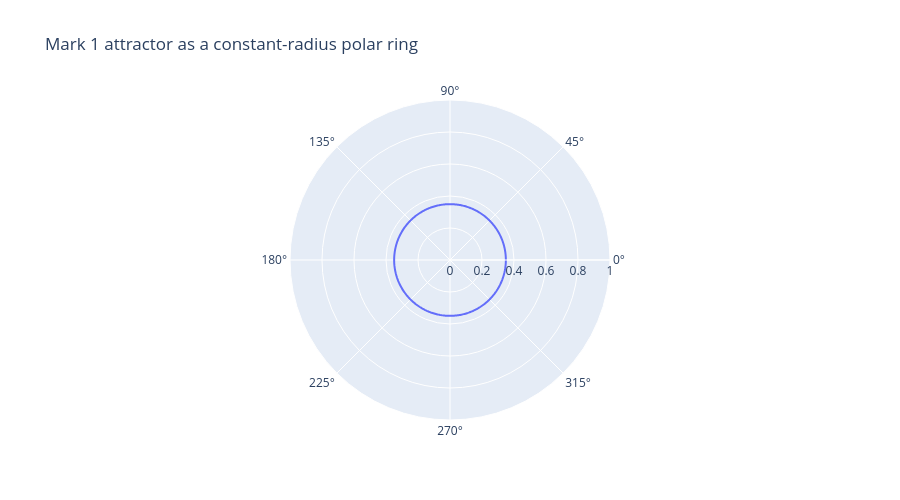

The notebook cell saved with this chart:
### Code cell
theta = np.linspace(0, 2*np.pi, 400)
r = np.full_like(theta, H)

fig_H = go.Figure()
fig_H.add_trace(go.Scatterpolar(theta=np.degrees(theta), r=r, mode="lines", name="r = π/9"))
fig_H.update_layout(
    title="Mark 1 attractor as a constant-radius polar ring",
    polar=dict(radialaxis=dict(range=[0, 1])),
    height=500
)
fig_H.show()

if EXPORT_ARTIFACTS:
    fig_H.write_html(OUTPUT_DIR / "mark1_ring.html")

### Figure 1 — Plotly figure (JSON) as saved in the notebook; plotly's stock layout.template omitted (floating-point values rounded to 4 significant figures; data arrays with more than 128 entries replaced by an {"elided": "..."} marker saying what was removed)
{"data": [{"mode": "lines", "name": "r = π/9", "r": {"elided": "400 float values"}, "theta": {"elided": "400 float values"}, "type": "scatterpolar"}], "layout": {"height": 500, "polar": {"radialaxis": {"range": [0, 1]}}, "title": {"text": "Mark 1 attractor as a constant-radius polar ring"}}}
